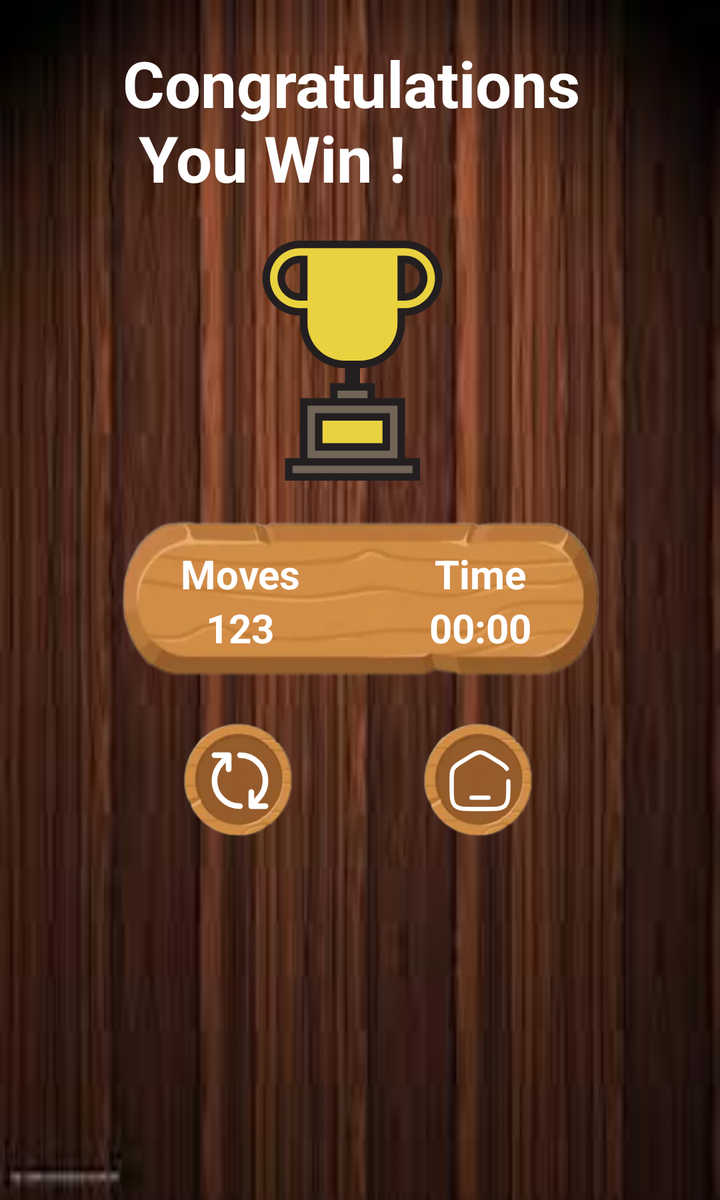
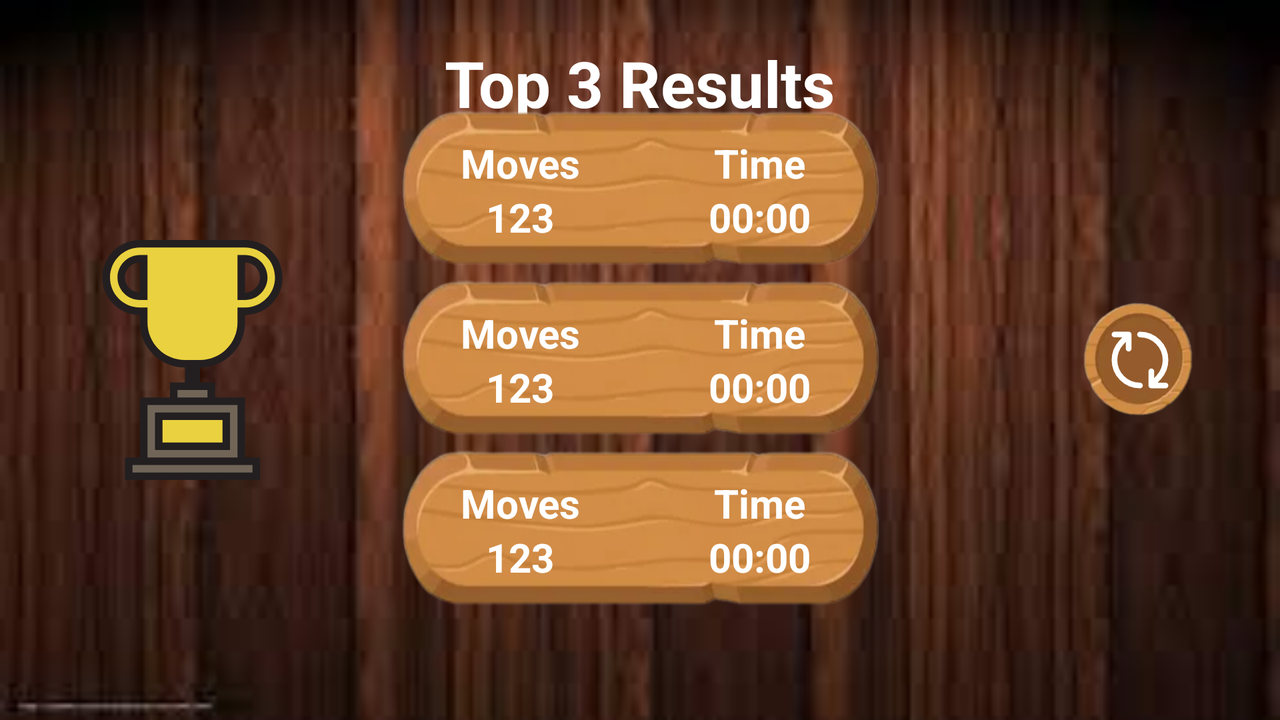

The same Android screen from two of the app's own layout files: first res/layout/ as a phone draws it, then the repository's variant for another configuration, drawn on a device whose configuration selects that folder. Both files follow.
<!-- AndroidManifest.xml: application theme Theme.Pazzle15 -->
<!-- res/layout/activity_win.xml -->
<?xml version="1.0" encoding="utf-8"?>
<LinearLayout xmlns:android="http://schemas.android.com/apk/res/android"
    xmlns:tools="http://schemas.android.com/tools"
    android:layout_width="match_parent"
    android:layout_height="600dp"
    android:background="@drawable/img_99"
    android:orientation="vertical"
    tools:context=".WinActivity">


    <TextView
        android:layout_width="wrap_content"
        android:layout_height="wrap_content"
        android:layout_gravity="center"
        android:layout_marginVertical="20dp"
        android:text="Congratulations \n      You Win !"
        android:textColor="@color/white"
        android:textSize="32sp"
        android:textStyle="bold" />

    <ImageView
        android:layout_width="120dp"
        android:layout_height="120dp"
        android:layout_gravity="center"
        android:contentDescription="@string/todo"
        android:src="@drawable/ic_win_icon"
        tools:ignore="MissingConstraints" />


    <LinearLayout
        android:layout_width="match_parent"
        android:layout_height="wrap_content"
        android:layout_marginTop="20dp"
        android:orientation="vertical">

        <LinearLayout
            android:layout_width="match_parent"
            android:layout_height="80dp"
            android:layout_gravity="center"
            android:layout_marginHorizontal="60dp"
            android:background="@drawable/bg_1"
            android:baselineAligned="false">


            <LinearLayout
                android:layout_width="0dp"
                android:layout_height="match_parent"
                android:layout_weight="1"
                android:gravity="center"
                android:orientation="vertical">

                <TextView
                    android:layout_width="match_parent"
                    android:layout_height="wrap_content"
                    android:layout_gravity="center"
                    android:gravity="center"
                    android:text="@string/moves"
                    android:textColor="@color/white"
                    android:textSize="20sp"
                    android:textStyle="bold" />

                <TextView
                    android:id="@+id/medal_1"
                    android:layout_width="match_parent"
                    android:layout_height="wrap_content"
                    android:layout_gravity="center"
                    android:gravity="center"
                    android:text="@string/_123"
                    android:textColor="@color/white"
                    android:textSize="20sp"
                    android:textStyle="bold" />


            </LinearLayout>

            <LinearLayout
                android:layout_width="0dp"
                android:layout_height="match_parent"
                android:layout_weight="1"
                android:gravity="center"
                android:orientation="vertical">


                <TextView
                    android:layout_width="match_parent"
                    android:layout_height="wrap_content"
                    android:layout_gravity="center"
                    android:gravity="center"
                    android:text="Time"
                    android:textColor="@color/white"
                    android:textSize="20sp"
                    android:textStyle="bold" />

                <Chronometer
                    android:id="@+id/time_1"
                    android:layout_width="match_parent"
                    android:layout_height="wrap_content"
                    android:layout_gravity="center"
                    android:gravity="center"
                    android:text="00:00"
                    android:textColor="@color/white"
                    android:textSize="20sp"
                    android:textStyle="bold" />

            </LinearLayout>

        </LinearLayout>


    </LinearLayout>


    <LinearLayout
        android:layout_width="wrap_content"
        android:layout_height="wrap_content"
        android:layout_gravity="center"
        android:layout_marginVertical="20dp">

        <ImageView
            android:id="@+id/refresh_win"
            android:layout_width="60dp"
            android:layout_height="60dp"
            android:layout_gravity="center"
            android:layout_marginEnd="30dp"
            android:background="@drawable/button_7"
            android:contentDescription="@string/todo"
            android:padding="13dp"
            android:src="@drawable/ic_refresh_icon" />

        <ImageView
            android:id="@+id/menu_1234"
            android:layout_width="60dp"
            android:layout_height="60dp"
            android:layout_gravity="center"
            android:layout_marginStart="30dp"
            android:background="@drawable/button_7"
            android:contentDescription="@string/todo"
            android:padding="13dp"
            android:src="@drawable/ic_home" />

    </LinearLayout>


</LinearLayout>
<!-- resources referenced by this layout -->
<resources>
  <color name="white">#FFFFFFFF</color>
  <!-- drawable bg_1: png bitmap (drawable, 84719 bytes) -->
  <!-- drawable button_7: png bitmap (drawable, 44773 bytes) -->
  <!-- drawable ic_home (drawable) -->
  <vector xmlns:android="http://schemas.android.com/apk/res/android"
      android:width="800dp"
      android:height="800dp"
      android:viewportWidth="24"
      android:viewportHeight="24">
    <path
        android:pathData="M22,12.204V13.725C22,17.626 22,19.576 20.828,20.788C19.657,22 17.771,22 14,22H10C6.229,22 4.343,22 3.172,20.788C2,19.576 2,17.626 2,13.725V12.204C2,9.915 2,8.771 2.519,7.823C3.038,6.874 3.987,6.286 5.884,5.108L7.884,3.867C9.889,2.622 10.892,2 12,2C13.108,2 14.111,2.622 16.116,3.867L18.116,5.108C20.013,6.286 20.962,6.874 21.481,7.823"
        android:strokeWidth="1.5"
        android:fillColor="#00000000"
        android:strokeColor="#fff"
        android:strokeLineCap="round"/>
    <path
        android:pathData="M15,18H9"
        android:strokeWidth="1.5"
        android:fillColor="#00000000"
        android:strokeColor="#fff"
        android:strokeLineCap="round"/>
  </vector>
  <!-- drawable ic_refresh_icon (drawable) -->
  <vector xmlns:android="http://schemas.android.com/apk/res/android"
      android:width="800dp"
      android:height="800dp"
      android:viewportWidth="24"
      android:viewportHeight="24">
    <path
        android:pathData="M12,21C7.029,21 3,16.971 3,12C3,9.695 3.867,7.592 5.292,6L8,3M12,3C16.971,3 21,7.029 21,12C21,14.305 20.133,16.408 18.708,18L16,21M3,3H8M8,3V8M21,21H16M16,21V16"
        android:strokeLineJoin="round"
        android:strokeWidth="2"
        android:fillColor="#00000000"
        android:strokeColor="#fff"
        android:strokeLineCap="round"/>
  </vector>
  <!-- drawable ic_win_icon (drawable) -->
  <vector xmlns:android="http://schemas.android.com/apk/res/android"
      android:width="800dp"
      android:height="800dp"
      android:viewportWidth="32"
      android:viewportHeight="32">
    <path
        android:pathData="M6.5,31.5l0,-2l2,0l0,-8l4,0l0,-2.001l5,0l0,2.001l4,0l0,8l2,0l0,2z"
        android:fillColor="#716558"/>
    <path
        android:pathData="M10.5,27.5v-4h9v4H10.5zM14,16.5c-3.033,0 -5.5,-2.468 -5.5,-5.5V9.5H8C5.519,9.5 3.5,7.481 3.5,5S5.519,0.5 8,0.5h14c2.482,0 4.501,2.019 4.501,4.5s-2.019,4.5 -4.5,4.5h-0.5L21.5,10.999c0,3.033 -2.467,5.501 -5.5,5.501H14zM21.5,7.5H22c1.379,0 2.501,-1.121 2.501,-2.5s-1.122,-2.5 -2.5,-2.5h-0.5L21.5,7.5zM8,2.5C6.622,2.5 5.5,3.621 5.5,5S6.622,7.5 8,7.5h0.5v-5H8z"
        android:fillColor="#EAD13F"/>
    <path
        android:pathData="M22,11l0.001,-1c2.761,0 5,-2.239 5,-5c0,-2.761 -2.239,-5 -5,-5H8C5.239,0 3,2.239 3,5c0,2.761 2.239,5 5,5v1c0,3.314 2.686,6 6,6v2h-2V21H8v8H6v3h18v-3h-2v-8h-4v-2.001h-2v-2C19.314,17 22,14.314 22,11zM23,30v1H7v-1H23zM21,29H9v-7h12V29zM17,19.999v1H13v-1H17zM9,11V9H8C5.794,9 4,7.206 4,5c0,-2.206 1.794,-4 4,-4l14.001,0c2.206,0 4,1.794 4,4c0,2.189 -1.766,3.972 -3.949,4L21,9v2c0,2.757 -2.243,5 -5,5h-2C11.243,16 9,13.757 9,11zM22.001,8c1.654,0 3,-1.346 3,-3s-1.346,-3 -3,-3L21,2l0,6L22.001,8zM22.001,3c1.105,0 2,0.895 2,2c0,1.105 -0.895,2 -2,2V3zM5,5c0,1.654 1.346,3 3,3h1V2H8C6.346,2 5,3.346 5,5zM8,7C6.896,7 6,6.105 6,5c0,-1.105 0.895,-2 2,-2V7zM20,23H10v5h10V23zM19,27h-8v-3h8V27z"
        android:fillColor="#231F20"/>
  </vector>
  <!-- drawable img_99: jpg bitmap (drawable, 4692 bytes) -->
  <string name="_123">123</string>
  <string name="moves">Moves</string>
  <string name="todo">TODO</string>
  <style name="Theme.Pazzle15" parent="Base.Theme.Pazzle15" />
  <style name="Base.Theme.Pazzle15" parent="Theme.Material3.DayNight.NoActionBar">
          
          
          <item name="android:windowTranslucentStatus">true</item>
          <item name="android:statusBarColor">@android:color/transparent</item>
  
      </style>
</resources>
<!-- res/layout-land/activity_win.xml (the repository's variant of the layout above) -->
<!-- drawn on the phone turned sideways -->
<?xml version="1.0" encoding="utf-8"?>
<FrameLayout xmlns:android="http://schemas.android.com/apk/res/android"
    xmlns:app="http://schemas.android.com/apk/res-auto"
    xmlns:tools="http://schemas.android.com/tools"
    android:layout_width="match_parent"
    android:layout_height="match_parent"
    android:background="@drawable/img_99"
    android:gravity="center"
    android:orientation="vertical"
    tools:context=".WinActivity">


    <ImageView
        android:layout_width="120dp"
        android:layout_height="120dp"
        android:layout_gravity="center|start"
        android:layout_marginStart="40dp"
        android:src="@drawable/ic_win_icon"
        tools:ignore="MissingConstraints" />

    <TextView
        android:layout_width="wrap_content"
        android:layout_height="wrap_content"
        android:layout_gravity="top|center"
        android:layout_marginVertical="20dp"
        android:text="Top 3 Results"
        android:textColor="@color/white"
        android:textSize="32sp"
        android:textStyle="bold" />


    <LinearLayout
        android:layout_width="match_parent"
        android:layout_height="wrap_content"
        android:layout_gravity="center"
        android:orientation="vertical">

        <LinearLayout
            android:layout_width="match_parent"
            android:layout_height="80dp"
            android:layout_gravity="center"
            android:layout_marginHorizontal="200dp"
            android:background="@drawable/bg_1">


            <LinearLayout
                android:layout_width="0dp"
                android:layout_height="match_parent"
                android:layout_weight="1"
                android:gravity="center"
                android:orientation="vertical">

                <TextView
                    android:layout_width="wrap_content"
                    android:layout_height="wrap_content"
                    android:layout_gravity="center"
                    android:gravity="center"
                    android:text="Moves"
                    android:textColor="@color/white"
                    android:textSize="20sp"
                    android:textStyle="bold" />

                <TextView
                    android:id="@+id/medal_1"
                    android:layout_width="wrap_content"
                    android:layout_height="wrap_content"
                    android:layout_gravity="center"
                    android:gravity="center"
                    android:text="123"
                    android:textColor="@color/white"
                    android:textSize="20sp"
                    android:textStyle="bold" />


            </LinearLayout>

            <LinearLayout
                android:layout_width="0dp"
                android:layout_height="match_parent"
                android:layout_weight="1"
                android:gravity="center"
                android:orientation="vertical">


                <TextView
                    android:layout_width="wrap_content"
                    android:layout_height="wrap_content"
                    android:layout_gravity="center"
                    android:gravity="center"
                    android:text="Time"
                    android:textColor="@color/white"
                    android:textSize="20sp"
                    android:textStyle="bold" />

                <TextView
                    android:id="@+id/time_1"
                    android:layout_width="wrap_content"
                    android:layout_height="wrap_content"
                    android:layout_gravity="center"
                    android:gravity="center"
                    android:text="00:00"
                    android:textColor="@color/white"
                    android:textSize="20sp"
                    android:textStyle="bold" />

            </LinearLayout>

        </LinearLayout>

        <LinearLayout
            android:layout_width="match_parent"
            android:layout_height="80dp"
            android:layout_gravity="center"
            android:layout_marginHorizontal="200dp"
            android:layout_marginVertical="5dp"
            android:background="@drawable/bg_1">


            <LinearLayout
                android:layout_width="0dp"
                android:layout_height="match_parent"
                android:layout_weight="1"
                android:gravity="center"
                android:orientation="vertical">

                <TextView
                    android:layout_width="wrap_content"
                    android:layout_height="wrap_content"
                    android:layout_gravity="center"
                    android:gravity="center"
                    android:text="Moves"
                    android:textColor="@color/white"
                    android:textSize="20sp"
                    android:textStyle="bold" />

                <TextView
                    android:id="@+id/medal_2"
                    android:layout_width="wrap_content"
                    android:layout_height="wrap_content"
                    android:layout_gravity="center"
                    android:gravity="center"
                    android:text="123"
                    android:textColor="@color/white"
                    android:textSize="20sp"
                    android:textStyle="bold" />


            </LinearLayout>

            <LinearLayout
                android:layout_width="0dp"
                android:layout_height="match_parent"
                android:layout_weight="1"
                android:gravity="center"
                android:orientation="vertical">


                <TextView
                    android:layout_width="wrap_content"
                    android:layout_height="wrap_content"
                    android:layout_gravity="center"
                    android:gravity="center"
                    android:text="Time"
                    android:textColor="@color/white"
                    android:textSize="20sp"
                    android:textStyle="bold" />

                <TextView
                    android:id="@+id/time_2"
                    android:layout_width="wrap_content"
                    android:layout_height="wrap_content"
                    android:layout_gravity="center"
                    android:gravity="center"
                    android:text="00:00"
                    android:textColor="@color/white"
                    android:textSize="20sp"
                    android:textStyle="bold" />

            </LinearLayout>

        </LinearLayout>

        <LinearLayout
            android:layout_width="match_parent"
            android:layout_height="80dp"
            android:layout_gravity="center"
            android:layout_marginHorizontal="200dp"
            android:background="@drawable/bg_1">


            <LinearLayout
                android:layout_width="0dp"
                android:layout_height="match_parent"
                android:layout_weight="1"
                android:gravity="center"
                android:orientation="vertical">

                <TextView
                    android:layout_width="wrap_content"
                    android:layout_height="wrap_content"
                    android:layout_gravity="center"
                    android:gravity="center"
                    android:text="Moves"
                    android:textColor="@color/white"
                    android:textSize="20sp"
                    android:textStyle="bold" />

                <TextView
                    android:id="@+id/medal_3"
                    android:layout_width="wrap_content"
                    android:layout_height="wrap_content"
                    android:layout_gravity="center"
                    android:gravity="center"
                    android:text="123"
                    android:textColor="@color/white"
                    android:textSize="20sp"
                    android:textStyle="bold" />


            </LinearLayout>

            <LinearLayout
                android:layout_width="0dp"
                android:layout_height="match_parent"
                android:layout_weight="1"
                android:gravity="center"
                android:orientation="vertical">


                <TextView
                    android:layout_width="wrap_content"
                    android:layout_height="wrap_content"
                    android:layout_gravity="center"
                    android:gravity="center"
                    android:text="Time"
                    android:textColor="@color/white"
                    android:textSize="20sp"
                    android:textStyle="bold" />

                <TextView
                    android:id="@+id/time_3"
                    android:layout_width="wrap_content"
                    android:layout_height="wrap_content"
                    android:layout_gravity="center"
                    android:gravity="center"
                    android:text="00:00"
                    android:textColor="@color/white"
                    android:textSize="20sp"
                    android:textStyle="bold" />

            </LinearLayout>

        </LinearLayout>


    </LinearLayout>


    <ImageView
        android:id="@+id/refresh_win"
        android:layout_width="60dp"
        android:layout_height="60dp"
        android:layout_gravity="center|end"
        android:layout_marginEnd="40dp"
        android:background="@drawable/button_7"
        android:padding="13dp"
        android:src="@drawable/ic_refresh_icon" />


</FrameLayout>
<!-- resources referenced by the variant -->
<!-- as the phone turned sideways resolves them -->
<resources>
  <color name="white">#FFFFFFFF</color>
  <!-- drawable bg_1: png bitmap (drawable, 84719 bytes) -->
  <!-- drawable button_7: png bitmap (drawable, 44773 bytes) -->
  <!-- drawable ic_refresh_icon (drawable) -->
  <vector xmlns:android="http://schemas.android.com/apk/res/android"
      android:width="800dp"
      android:height="800dp"
      android:viewportWidth="24"
      android:viewportHeight="24">
    <path
        android:pathData="M12,21C7.029,21 3,16.971 3,12C3,9.695 3.867,7.592 5.292,6L8,3M12,3C16.971,3 21,7.029 21,12C21,14.305 20.133,16.408 18.708,18L16,21M3,3H8M8,3V8M21,21H16M16,21V16"
        android:strokeLineJoin="round"
        android:strokeWidth="2"
        android:fillColor="#00000000"
        android:strokeColor="#fff"
        android:strokeLineCap="round"/>
  </vector>
  <!-- drawable ic_win_icon (drawable) -->
  <vector xmlns:android="http://schemas.android.com/apk/res/android"
      android:width="800dp"
      android:height="800dp"
      android:viewportWidth="32"
      android:viewportHeight="32">
    <path
        android:pathData="M6.5,31.5l0,-2l2,0l0,-8l4,0l0,-2.001l5,0l0,2.001l4,0l0,8l2,0l0,2z"
        android:fillColor="#716558"/>
    <path
        android:pathData="M10.5,27.5v-4h9v4H10.5zM14,16.5c-3.033,0 -5.5,-2.468 -5.5,-5.5V9.5H8C5.519,9.5 3.5,7.481 3.5,5S5.519,0.5 8,0.5h14c2.482,0 4.501,2.019 4.501,4.5s-2.019,4.5 -4.5,4.5h-0.5L21.5,10.999c0,3.033 -2.467,5.501 -5.5,5.501H14zM21.5,7.5H22c1.379,0 2.501,-1.121 2.501,-2.5s-1.122,-2.5 -2.5,-2.5h-0.5L21.5,7.5zM8,2.5C6.622,2.5 5.5,3.621 5.5,5S6.622,7.5 8,7.5h0.5v-5H8z"
        android:fillColor="#EAD13F"/>
    <path
        android:pathData="M22,11l0.001,-1c2.761,0 5,-2.239 5,-5c0,-2.761 -2.239,-5 -5,-5H8C5.239,0 3,2.239 3,5c0,2.761 2.239,5 5,5v1c0,3.314 2.686,6 6,6v2h-2V21H8v8H6v3h18v-3h-2v-8h-4v-2.001h-2v-2C19.314,17 22,14.314 22,11zM23,30v1H7v-1H23zM21,29H9v-7h12V29zM17,19.999v1H13v-1H17zM9,11V9H8C5.794,9 4,7.206 4,5c0,-2.206 1.794,-4 4,-4l14.001,0c2.206,0 4,1.794 4,4c0,2.189 -1.766,3.972 -3.949,4L21,9v2c0,2.757 -2.243,5 -5,5h-2C11.243,16 9,13.757 9,11zM22.001,8c1.654,0 3,-1.346 3,-3s-1.346,-3 -3,-3L21,2l0,6L22.001,8zM22.001,3c1.105,0 2,0.895 2,2c0,1.105 -0.895,2 -2,2V3zM5,5c0,1.654 1.346,3 3,3h1V2H8C6.346,2 5,3.346 5,5zM8,7C6.896,7 6,6.105 6,5c0,-1.105 0.895,-2 2,-2V7zM20,23H10v5h10V23zM19,27h-8v-3h8V27z"
        android:fillColor="#231F20"/>
  </vector>
  <!-- drawable img_99: jpg bitmap (drawable, 4692 bytes) -->
  <style name="Theme.Pazzle15" parent="Base.Theme.Pazzle15" />
  <style name="Base.Theme.Pazzle15" parent="Theme.Material3.DayNight.NoActionBar">
          
          
          <item name="android:windowTranslucentStatus">true</item>
          <item name="android:statusBarColor">@android:color/transparent</item>
  
      </style>
</resources>
